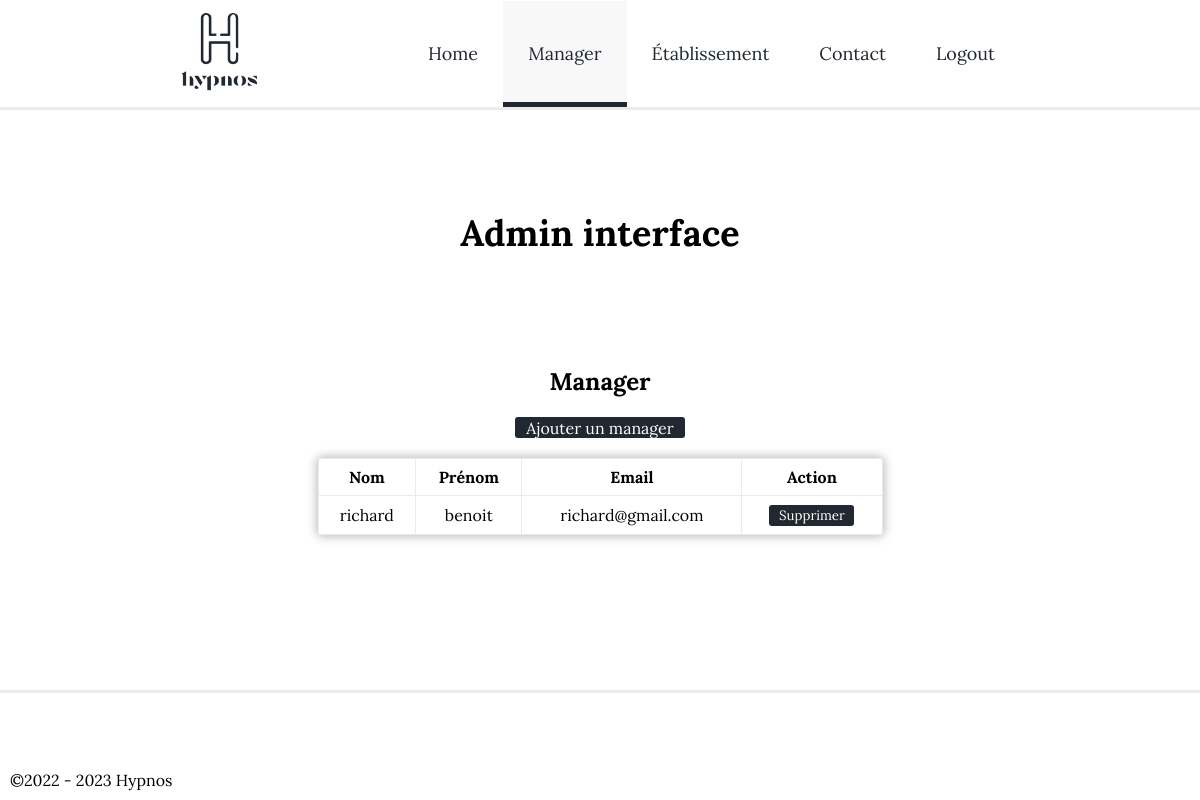
Screenshot of /index.php?page=admin-manager (signed in) with the database file from the repository.
### tables this page shows
CREATE TABLE `users` (
  `id_user` int(11) NOT NULL,
  `name` varchar(100) NOT NULL,
  `lastname` varchar(100) NOT NULL,
  `role` varchar(100) NOT NULL,
  `email` varchar(255) NOT NULL,
  `password` varchar(255) NOT NULL
);

### Models/Database.php (called while the page is built, shortened)
<?php
class Database {
    private $host = 'eu-cdbr-west-02.cleardb.net';
    private $user = 'b710876268dbf7';
    private $pass = '12a46176';
    private $dbname = 'heroku_1ac3bcdc3fad424';
    private $dbh;
    private $stmt;
    public function __construct(){
        $dsn = 'mysql:host='.$this->host.';dbname='.$this->dbname;
        $options = array(
            PDO::ATTR_PERSISTENT => true,
            PDO::ATTR_ERRMODE => PDO::ERRMODE_EXCEPTION
        );
        try {
            $this->dbh = new PDO($dsn, $this->user, $this->pass, $options);
        } catch (PDOException $e) {
            $this->error = $e->getMessage();
            echo $this->error;
        }
    }
    public function query($sql)
    {
        $this->stmt = $this->dbh->prepare($sql);
    }
    public function execute(){
        return $this->stmt->execute();
    }
    public function resultSet(){
        $this->execute();
        return $this->stmt->fetchAll(PDO::FETCH_OBJ);
    }
}

### Models/User.php (called while the page is built, shortened)
<?php
require_once 'Database.php';
class User {
    private $db;
    public function __construct(){
        $this->db = new Database;
    }
    public function selectAllFromManager() {
        $this->db->query('SELECT * FROM users WHERE role = "manager"');
        $row = $this->db->resultSet();
        return $row;
    }
}

### Views/admin-manager.php (the view, shortened to what this page needs)
<?php
    if (isset($_SESSION['userHypnosId'])) {
        if ($_SESSION['userHypnosRole'] == 'admin') {
            require_once 'Models/User.php';
            $userModel = new User;
            $allManagers = $userModel->selectAllFromManager();
?>
<main>
    <div class="wrapper">
        <h1>Admin interface</h1>
        <h2>Manager</h2>
        <div class="manager">
            <button class="addBtn">Ajouter un manager</button>
            <table>
                <thead>
                    <tr>
                        <th class="col1">Nom</th>
                        <th class="col2">Prénom</th>
                        <th class="col3">Email</th>
                        <th class="col4">Action</th>
                    </tr>
                </thead>
                <tbody>
                    <?php
                        foreach ($allManagers as $allManager) {
                    ?>
                    <tr">
                        <td class="col1"><?=$allManager->name?></td>
                        <td class="col2"><?=$allManager->lastname?></td>
                        <td class="col3"><?=$allManager->email?></td>
                        <td class="col4"><button class="deleteBtn">Supprimer</button></td>
                    <?php
                        }
                    ?>
                </tbody>
            </table>
        </div>
    </div>
</main>
<?php
        } else {
            header("location: index.php?page=home");
        }
    } else {
        header("location: index.php?page=home");
    }

### Css/Layout/body.css (style rules this page uses)
* { font-family: 'Lora', serif; box-sizing:border-box; outline:none; margin:0; padding:0; }
body { height: calc(100vh - 320px); }
main { min-height: 100%; }

### Css/admin-manager.css (style rules this page uses)
.wrapper { height: 100%; display: flex; align-items: center; flex-direction: column; }
h1 { font-size: 36px; text-align: center; margin: 30px 0 15px 0; }
.manager { width: 100%; display: flex; align-items: center; flex-direction: column; }
h2 { text-align: center; margin: 70px 0 20px 0; }
.addBtn { width: 160px; height: 21px; font-size: 16px; background: #222831; border: none; border-radius: 3px; color: #ffffff; cursor: pointer; }
table { border-radius: 5px; box-shadow: 0px 0px 10px 2px rgba(0, 0, 0, 0.25); width: 380px; border-collapse: collapse; margin-top: 20px; box-sizing: border-box; }
th { font-weight: bold; }
.col1, .col2, .col4 { word-wrap: break-word; max-width: 80px; }
.col3 { word-wrap: break-word; max-width: 140px; }
th, td { border: 1px solid #EBEBEB; padding: 8px; font-size: 12px; text-align: center; }
td button { width: 72px; height: 21px; background: #222831; border: none; border-radius: 3px; color: #ffffff; cursor: pointer; }
@media screen and (min-width:992px) { main { display: flex; justify-content: center; } }
@media screen and (min-width:992px) { h1 { margin: 100px 0 40px 0; } }
@media screen and (min-width:992px) { .addBtn { width: 170px; } }
@media screen and (min-width:992px) { table { width: 565px; } }
@media screen and (min-width:992px) { th { font-weight: bold; } }
@media screen and (min-width:992px) { .col1, .col2, .col4 { max-width: 110px; } }
@media screen and (min-width:992px) { .col3 { max-width: 220px; } }
@media screen and (min-width:992px) { th, td { border: 1px solid #EBEBEB; padding: 8px; font-size: 16px; text-align: center; } }
@media screen and (min-width:992px) { td button { width: 85px; height: 21px; } }

### rows the page displays
users: name "richard", lastname "benoit", email "richard@gmail.com"
